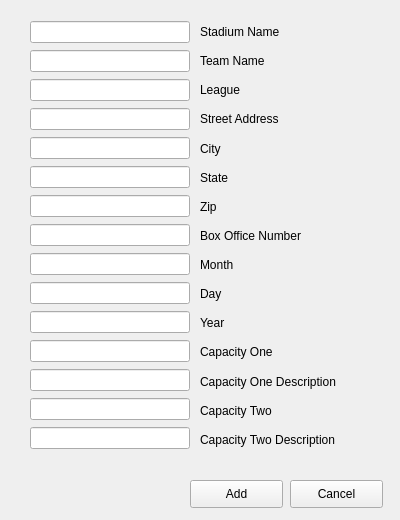
<?xml version="1.0" encoding="UTF-8"?>
<ui version="4.0">
 <class>addstadium</class>
 <widget class="QWidget" name="addstadium">
  <property name="geometry">
   <rect>
    <x>0</x>
    <y>0</y>
    <width>400</width>
    <height>520</height>
   </rect>
  </property>
  <property name="windowTitle">
   <string>Form</string>
  </property>
  <widget class="QWidget" name="verticalLayoutWidget">
   <property name="geometry">
    <rect>
     <x>30</x>
     <y>20</y>
     <width>160</width>
     <height>430</height>
    </rect>
   </property>
   <layout class="QVBoxLayout" name="verticalLayout">
    <item>
     <widget class="QLineEdit" name="stadiumName"/>
    </item>
    <item>
     <widget class="QLineEdit" name="teamName"/>
    </item>
    <item>
     <widget class="QLineEdit" name="majorLeague"/>
    </item>
    <item>
     <widget class="QLineEdit" name="streetAdd"/>
    </item>
    <item>
     <widget class="QLineEdit" name="city"/>
    </item>
    <item>
     <widget class="QLineEdit" name="state"/>
    </item>
    <item>
     <widget class="QLineEdit" name="zip"/>
    </item>
    <item>
     <widget class="QLineEdit" name="boxOffice"/>
    </item>
    <item>
     <widget class="QLineEdit" name="monthOpened"/>
    </item>
    <item>
     <widget class="QLineEdit" name="dayOpened"/>
    </item>
    <item>
     <widget class="QLineEdit" name="yearOpened"/>
    </item>
    <item>
     <widget class="QLineEdit" name="capacityOne"/>
    </item>
    <item>
     <widget class="QLineEdit" name="capacityOneDes"/>
    </item>
    <item>
     <widget class="QLineEdit" name="capacityTwo"/>
    </item>
    <item>
     <widget class="QLineEdit" name="capacityTwoDes"/>
    </item>
   </layout>
  </widget>
  <widget class="QWidget" name="verticalLayoutWidget_2">
   <property name="geometry">
    <rect>
     <x>200</x>
     <y>20</y>
     <width>160</width>
     <height>431</height>
    </rect>
   </property>
   <layout class="QVBoxLayout" name="verticalLayout_2">
    <item>
     <widget class="QLabel" name="label">
      <property name="text">
       <string>Stadium Name</string>
      </property>
     </widget>
    </item>
    <item>
     <widget class="QLabel" name="label_2">
      <property name="text">
       <string>Team Name</string>
      </property>
     </widget>
    </item>
    <item>
     <widget class="QLabel" name="label_3">
      <property name="text">
       <string>League</string>
      </property>
     </widget>
    </item>
    <item>
     <widget class="QLabel" name="label_4">
      <property name="text">
       <string>Street Address</string>
      </property>
     </widget>
    </item>
    <item>
     <widget class="QLabel" name="label_5">
      <property name="text">
       <string>City</string>
      </property>
     </widget>
    </item>
    <item>
     <widget class="QLabel" name="label_6">
      <property name="text">
       <string>State</string>
      </property>
     </widget>
    </item>
    <item>
     <widget class="QLabel" name="label_7">
      <property name="text">
       <string>Zip</string>
      </property>
     </widget>
    </item>
    <item>
     <widget class="QLabel" name="label_8">
      <property name="text">
       <string>Box Office Number</string>
      </property>
     </widget>
    </item>
    <item>
     <widget class="QLabel" name="label_9">
      <property name="text">
       <string>Month</string>
      </property>
     </widget>
    </item>
    <item>
     <widget class="QLabel" name="label_10">
      <property name="text">
       <string>Day</string>
      </property>
     </widget>
    </item>
    <item>
     <widget class="QLabel" name="label_11">
      <property name="text">
       <string>Year</string>
      </property>
     </widget>
    </item>
    <item>
     <widget class="QLabel" name="label_12">
      <property name="text">
       <string>Capacity One</string>
      </property>
     </widget>
    </item>
    <item>
     <widget class="QLabel" name="label_14">
      <property name="text">
       <string>Capacity One Description</string>
      </property>
     </widget>
    </item>
    <item>
     <widget class="QLabel" name="label_13">
      <property name="text">
       <string>Capacity Two</string>
      </property>
     </widget>
    </item>
    <item>
     <widget class="QLabel" name="label_15">
      <property name="text">
       <string>Capacity Two Description</string>
      </property>
     </widget>
    </item>
   </layout>
  </widget>
  <widget class="QPushButton" name="cancelButton">
   <property name="geometry">
    <rect>
     <x>290</x>
     <y>480</y>
     <width>93</width>
     <height>28</height>
    </rect>
   </property>
   <property name="text">
    <string>Cancel</string>
   </property>
  </widget>
  <widget class="QPushButton" name="addButton">
   <property name="geometry">
    <rect>
     <x>190</x>
     <y>480</y>
     <width>93</width>
     <height>28</height>
    </rect>
   </property>
   <property name="text">
    <string>Add</string>
   </property>
  </widget>
 </widget>
 <resources/>
 <connections/>
</ui>
